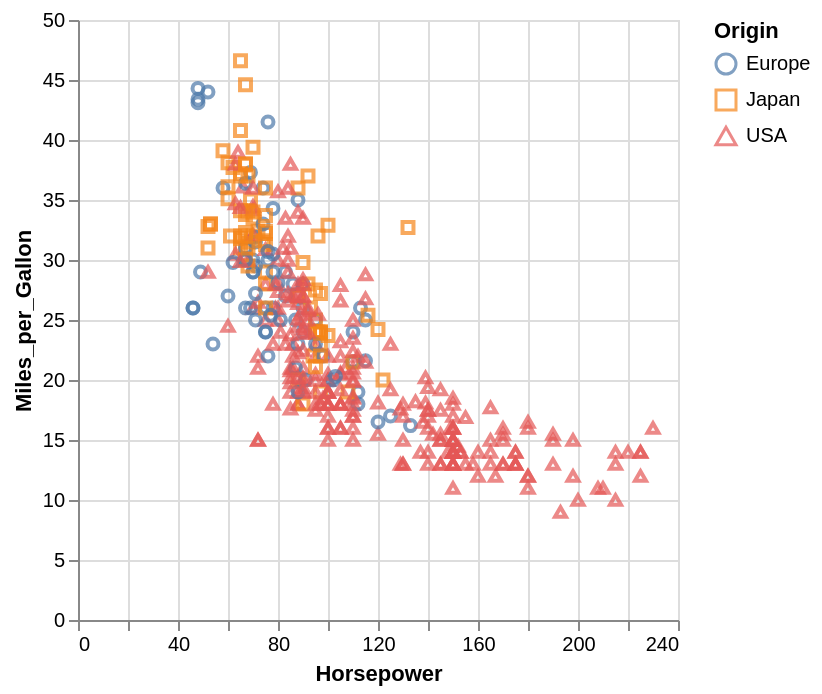

Notebook code cell kept with this figure:
### Code cell
cars = vega_data.cars()

alt.Chart(cars).mark_point().encode(
    x='Horsepower',
    y='Miles_per_Gallon',
    color='Origin',
    shape='Origin'
)

### Figure 1 — Vega-Lite specification as saved in the notebook (floating-point values rounded to 4 significant figures; data arrays with more than 128 entries replaced by an {"elided": "..."} marker saying what was removed)
{"config": {"view": {"continuousWidth": 300, "continuousHeight": 300}}, "data": {"name": "data-583e73726c1545c56c203344161a975c"}, "mark": {"type": "point"}, "encoding": {"color": {"field": "Origin", "type": "nominal"}, "shape": {"field": "Origin", "type": "nominal"}, "x": {"field": "Horsepower", "type": "quantitative"}, "y": {"field": "Miles_per_Gallon", "type": "quantitative"}}, "$schema": "https://vega.github.io/schema/vega-lite/v5.20.1.json", "datasets": {"data-583e73726c1545c56c203344161a975c": {"elided": "406 records"}}}
